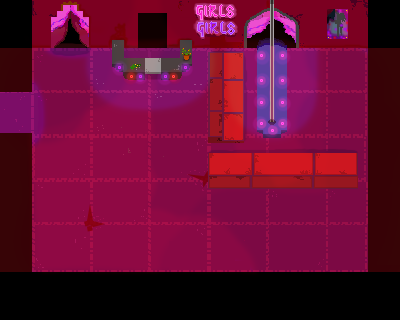

Tiled map render using the project's own tile images. Description and the map definition, with tile-layer contents summarised, below:
An orthogonal 25x20 tile map with 16x16 px tiles, 4 tile layers (Suelo, Aire, Paredes, Clinetes), 4 tilesets and 17 objects (2x Left, 2x Down, 2x Right, 2x Up, Tienda, ...).

<map version="1.0" tiledversion="1.0.3" orientation="orthogonal" renderorder="right-down" width="25" height="20" tilewidth="16" tileheight="16" nextobjectid="67">
 <tileset firstgid="1" source="../../tileset/city.tsx" />
 <tileset firstgid="257" source="../../tileset/puti.tsx" />
 <tileset firstgid="757" source="../../tileset/putiSinPuertas.tsx" />
 <tileset firstgid="1257" source="../../tileset/clientes.tsx" />
 <layer name="Suelo" width="25" height="20">
  <data>[500 cells, 500 non-empty, 500 distinct tile ids]</data>
 </layer>
 <layer name="Aire" width="25" height="20">
  <data>[500 cells, 6 non-empty, 1 distinct tile ids]</data>
 </layer>
 <layer name="Paredes" width="25" height="20">
  <data>[500 cells, 232 non-empty, 62 distinct tile ids]</data>
 </layer>
 <layer name="Clinetes" width="25" height="20">
  <data>[500 cells, 38 non-empty, 38 distinct tile ids]</data>
 </layer>
 <objectgroup name="Puertas">
  <object id="41" name="Left" x="14.75" y="90.5" width="19" height="45.5" />
  <object id="45" name="Down" x="181.25" y="271.75" width="63" height="19.5" />
  <object id="44" name="Right" x="367.75" y="213" width="16.5" height="43" />
  <object id="42" name="Up" x="50" y="35.75" width="40" height="17.9167" />
 </objectgroup>
 <objectgroup name="Entradas">
  <object id="47" name="Up" gid="255" x="64" y="80" width="16" height="16" />
  <object id="48" name="Left" gid="255" x="48" y="112" width="16" height="16" />
  <object id="49" name="Down" gid="255" x="176" y="240" width="16" height="16" />
  <object id="50" name="Right" gid="255" x="320" y="224" width="16" height="16" />
 </objectgroup>
 <objectgroup name="Animados">
  <object id="51" name="Tienda" x="120.5" y="54.25" width="64.75" height="43.5" />
  <object id="52" name="ChicaFumando" x="192" y="160" width="16" height="32" />
  <object id="53" name="MadamP" x="138" y="41" width="16" height="16" />
  <object id="54" name="BlackLove" x="47" y="160" width="16" height="48" />
  <object id="61" name="SafeSex" x="336" y="160" width="16" height="32" />
  <object id="62" name="Stripper" gid="1346" x="256" y="0" width="16" height="16" />
  <object id="63" name="Clientes" gid="1346" x="224" y="48" width="16" height="16" />
  <object id="65" name="Tuto_Text" x="32" y="80" width="48" height="64">
   <properties>
    <property name="Text" value="shop" />
   </properties>
  </object>
  <object id="66" name="Heal" x="160" y="160" width="64.75" height="43.5" />
 </objectgroup>
</map>
